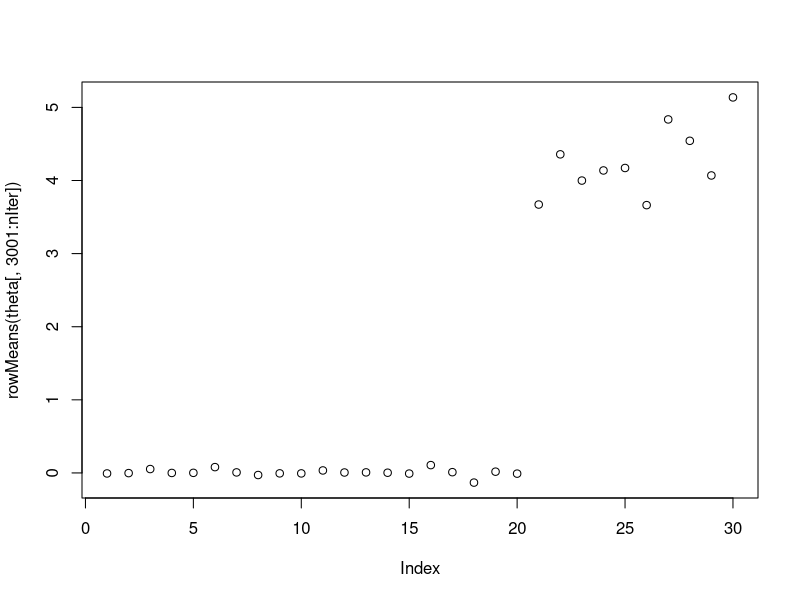
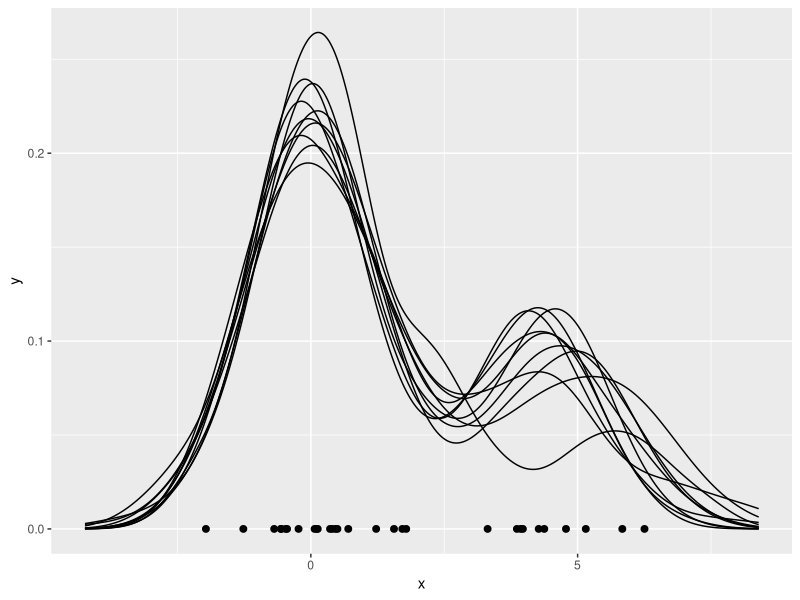

Source code (R) for these figures, in order:
library(ggplot2)

# We generate data from two normal distributions: 20 samples with means 0 and 10 samples with 5; we fix the variance at 1
set.seed(123)
x <- c(rnorm(20, 0, 1), rnorm(10, 5, 1))
n = length(x)

# We generate 10000 MCMC samples
nIter = 10000

# We set gamma to 3. In genral, however, it's better to put a prior on gamma
gamma <- 3

# Baeline distribution G0 is assumed to be N(0, 100)
m = 0
tau2 <- 100

# Here, we fist the variance at 1 so we are not sampling it. 
sigma2 <- 1

# Theta contains the means for each observation; note that these means are not unique. 
theta <- matrix(0, n, nIter)


for(j in 1:nIter){
  for(i in 1:n){
    # Probability (up to some constant) that the mean comes from G0
    q0 <- gamma*dnorm(x[i], m, sqrt(sigma2+tau2)) 
    
    # Probability that the mean for the ith observation is the same as the mean of the jth observation
    qj <- dnorm(x[i], theta[-i, j], 1) 
    
    # Normalized probabilities
    p = c(q0, qj)/sum(c(q0, qj)) 
    
    # We sample a new theta from the posterior distribution given G0 and create a vector of possible means to choose from; the elements of this vector correspond to p
    Thetas <- c( rnorm(1, (m/tau2+x[i]/sigma2)/(1/tau2+1/sigma2), sqrt( 1/(1/tau2+1/sigma2) ) ), theta[-i, j]) 
    
    # we then sample a theta with probabilty p
    theta[i, j] <- sample(Thetas, 1, prob=p) 
  }
}



# We throw away the first 3000 samples and take average using the remaining samples
plot(rowMeans(theta[, 3001:nIter]))


# Simulating data using the MCMC samples
Y = NULL
count = 0
for(i in seq(5001, 10000, 500)){
  count = count + 1
  Y = rbind(Y, cbind(rnorm(10*n, theta[, i], 1), count))
  
}


# Ploting 10 posterior samples
jpeg('../figures/dpUniDensity.jpeg')
simData.df <- data.frame(x=Y[, 1], y = Y[, 2])
origData.df <- data.frame(x = x, y=rep(0, n))
p <- ggplot(simData.df, aes(x=x, group=y)) + geom_density() 
p <- p + geom_point(aes(x=x, y=y), cex=2, data=origData.df)
print(p)
dev.off()



# This is a highly vectorized version of the algorithm
# for(j in 1:nIter){
#   for(i in 1:n){   
#     p = c(q0 <- gamma*dnorm(y[i], m, sigma2+tau2), qj <- dnorm(y[i], theta[-i, j], 1))/sum(c(q0, qj))
#     Thetas <- c( rnorm(1, (m/tau2+y[i]/sigma2)/(1/tau2+1/sigma2), 1/(1/tau2+1/sigma2) ), theta[-i, j])
#     theta[i, j] <- sample(Thetas, 1, prob=p)
#   }
# }
